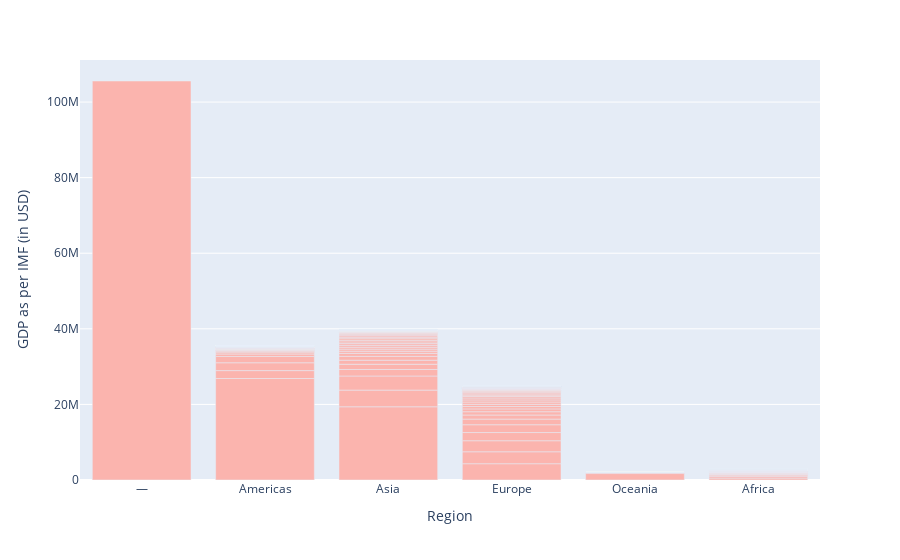

The cell this chart's notebook holds for it:
### Code cell
import streamlit as st
import requests as rq
import bs4
import pandas as pd
import plotly.express as px
import numpy as np
from dash import Dash, dcc, html, Input, Output

#st.title("GDP by Region")

url = 'https://en.wikipedia.org/wiki/List_of_countries_by_GDP_(nominal)'
page = rq.get(url)
page.text[0 : 99]

bs4page = bs4.BeautifulSoup(page.text, 'html.parser')

tables = bs4page.find('table',{'class':"wikitable"})

gdp = pd.read_html(str(tables))
gdp = pd.read_html(str(tables))[0]

## There's an empty row

gdp = gdp.rename(columns={"UN Region": "Region", "IMF[1][13]": "IMF", "World Bank[14]": "World Bank", "Country/Territory": "Country"})
gdp.IMF = gdp.IMF[gdp.IMF != "101560901"]


gdp.IMF = gdp.IMF[gdp.IMF != "101560901"]
gdp = gdp.drop(gdp.columns[3], axis=1)
gdp.IMF = gdp.IMF.apply(pd.to_numeric,errors='coerce')
gdp = gdp.dropna()

# gdp.dtypes
#gdp_imf = pd.to_numeric(gdp_imf, errors='coerce')
#gdp = gdp.dropna()

gdp = gdp.to_numpy()

regions = gdp[:, 1]
gdp_imf = gdp[:, 2]
countries = gdp[:,0]

colors = px.colors.qualitative.Pastel1 # set the color scheme

fig = px.bar(x=regions, y=gdp_imf, color_discrete_sequence=colors, hover_data=[gdp_imf])
fig.update_layout(template='plotly')
fig.update_xaxes(title_text="Region")
fig.update_yaxes(title_text="GDP as per IMF (in USD)")

### Figure 1 — Plotly figure (JSON) as saved in the notebook; plotly's stock layout.template omitted (floating-point values rounded to 4 significant figures; data arrays with more than 128 entries replaced by an {"elided": "..."} marker saying what was removed)
{"data": [{"alignmentgroup": "True", "customdata": {"elided": "192x1 int values"}, "hovertemplate": "x=%{x}<br>y=%{y}<br>hover_data_0=%{customdata[0]}<extra></extra>", "legendgroup": "", "marker": {"color": "rgb(251,180,174)", "pattern": {"shape": ""}}, "name": "", "offsetgroup": "", "orientation": "v", "showlegend": false, "textposition": "auto", "type": "bar", "x": {"elided": "192 str values"}, "xaxis": "x", "y": {"elided": "192 int values"}, "yaxis": "y"}], "layout": {"barmode": "relative", "legend": {"tracegroupgap": 0}, "margin": {"t": 60}, "xaxis": {"anchor": "y", "domain": [0, 1], "title": {"text": "Region"}}, "yaxis": {"anchor": "x", "domain": [0, 1], "title": {"text": "GDP as per IMF (in USD)"}}}}
